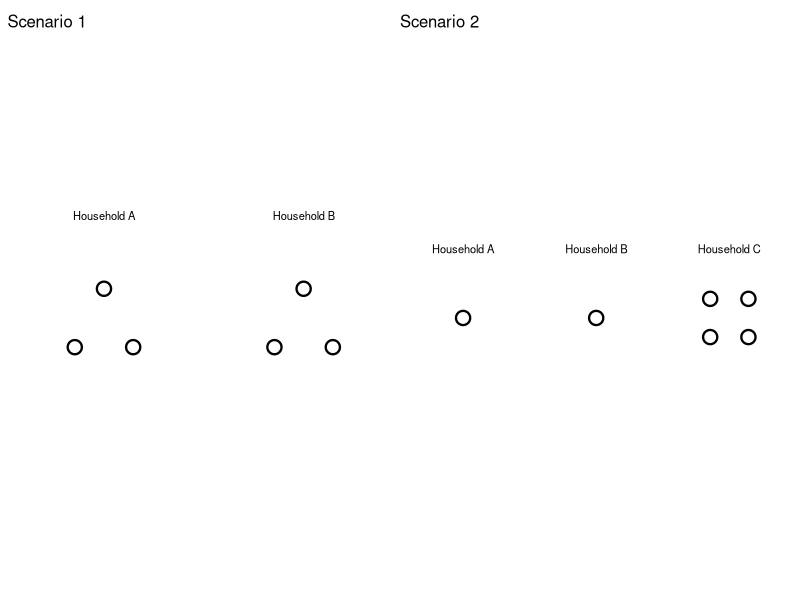

Recreate this plot in R.
## ---- chunk 1
library(ggplot2)
library(patchwork)
## ---- chunk 2

# Define plot height factor (adjustable)
plot_height <- 1  

# Data for Scenario 1
hh_data1 <- data.frame(
  hh_id = rep(c("Household A", "Household B"), times = c(3, 3)),
  x = c(1, 2, 1.5, 1, 2, 1.5),
  y = c(1, 1, 2, 1, 1, 2)
)

# Data for Scenario 2
hh_data2 <- data.frame(
  hh_id = rep(c("Household A", "Household B", "Household C"), times = c(1, 1, 4)),
  x = c(1.5, 1.5, 1, 1, 2, 2),
  y = c(1.5, 1.5, 1, 2, 1, 2)
)

# Plot for Scenario 1
plot1 <- ggplot(hh_data1, aes(x = x, y = y)) +
  geom_point(shape = 21, size = 4 * plot_height, color = "black", stroke = 1.2 * plot_height) +
  theme_void(base_size = 10 * plot_height) +
  theme(plot.margin = margin(0,0,0,0)) +
  facet_wrap(~hh_id, nrow = 1) +
  coord_fixed(ratio = 1) +
  xlim(0, 3) +
  ylim(0, 3) +
  ggtitle("Scenario 1")

# Plot for Scenario 2
plot2 <- ggplot(hh_data2, aes(x = x, y = y)) +
  geom_point(shape = 21, size = 4 * plot_height, color = "black", stroke = 1.2 * plot_height) +
  theme_void(base_size = 10 * plot_height) +
  theme(plot.margin = margin(0,0,0,0)) +
  facet_wrap(~hh_id, nrow = 1) +
  coord_fixed(ratio = 1) +
  xlim(0, 3) +
  ylim(0, 3) +
  ggtitle("Scenario 2")

# Combine both plots vertically using patchwork
print(plot1 | plot2)
